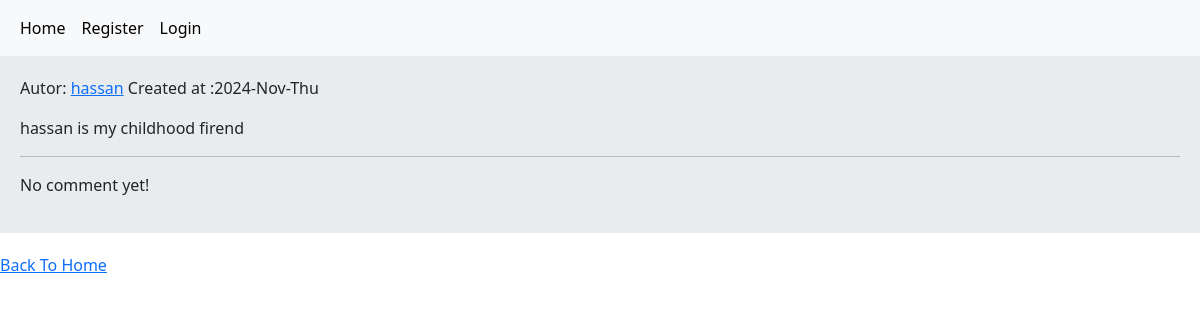
Page /post/3/hassan/ on the committed database.
### home/models.py (models this page shows, shortened)
class Post(models.Model):
    user = models.ForeignKey(User, on_delete=models.CASCADE, related_name='posts')
    title = models.CharField(max_length=200)
    body = models.TextField()
    slug = models.SlugField(unique=True)
    created = models.DateTimeField(auto_now_add=True)
    updated = models.DateTimeField(auto_now=True)
    class Meta:
        ordering = ('-created',)

### home/views.py (the view)
# urls.py: path('post/<int:pk>/<slug:slug>/', views.PostDetailView.as_view(), name='post_detail'),
class PostDetailView(View):
    def get(self, request, pk, slug):
        post = get_object_or_404(Post, pk=pk, slug=slug)
        comment = post.post_comments.filter(is_reply=False)
        return render(request, 'home/detail.html', {'post': post, 'comment': comment})

### home/templates/home/detail.html (shortened to what this page needs)
{% extends 'master.html' %}
{% block body %}
    <p>Autor: <a href="{% url 'account:user_profile' post.user.id %}" class="mr-1"> {{ post.user.username }}</a>
        Created at :{{ post.updated|date:"Y-M-D" }}</p>
    <p>{{ post.body }}</p>
    <hr>
    {% for com in comment %}
        <div class="card bg-dark text-white">
            <p class="card-header">
                {{ com.user }} - {{ com.created|timesince }}
            </p>
            <p class="card-body">
                {{ com.body }}
            </p>
            {% empty %}
            <p class="card-body">No comment yet!</p>
        </div>
    {% endfor %}
    <a href="{% url  'home:home' %}">Back To Home</a>
{% endblock %}

### rows in the picture
Post: user.username "hassan", updated "2024-Nov-Thu", body "hassan is my childhood firend"
